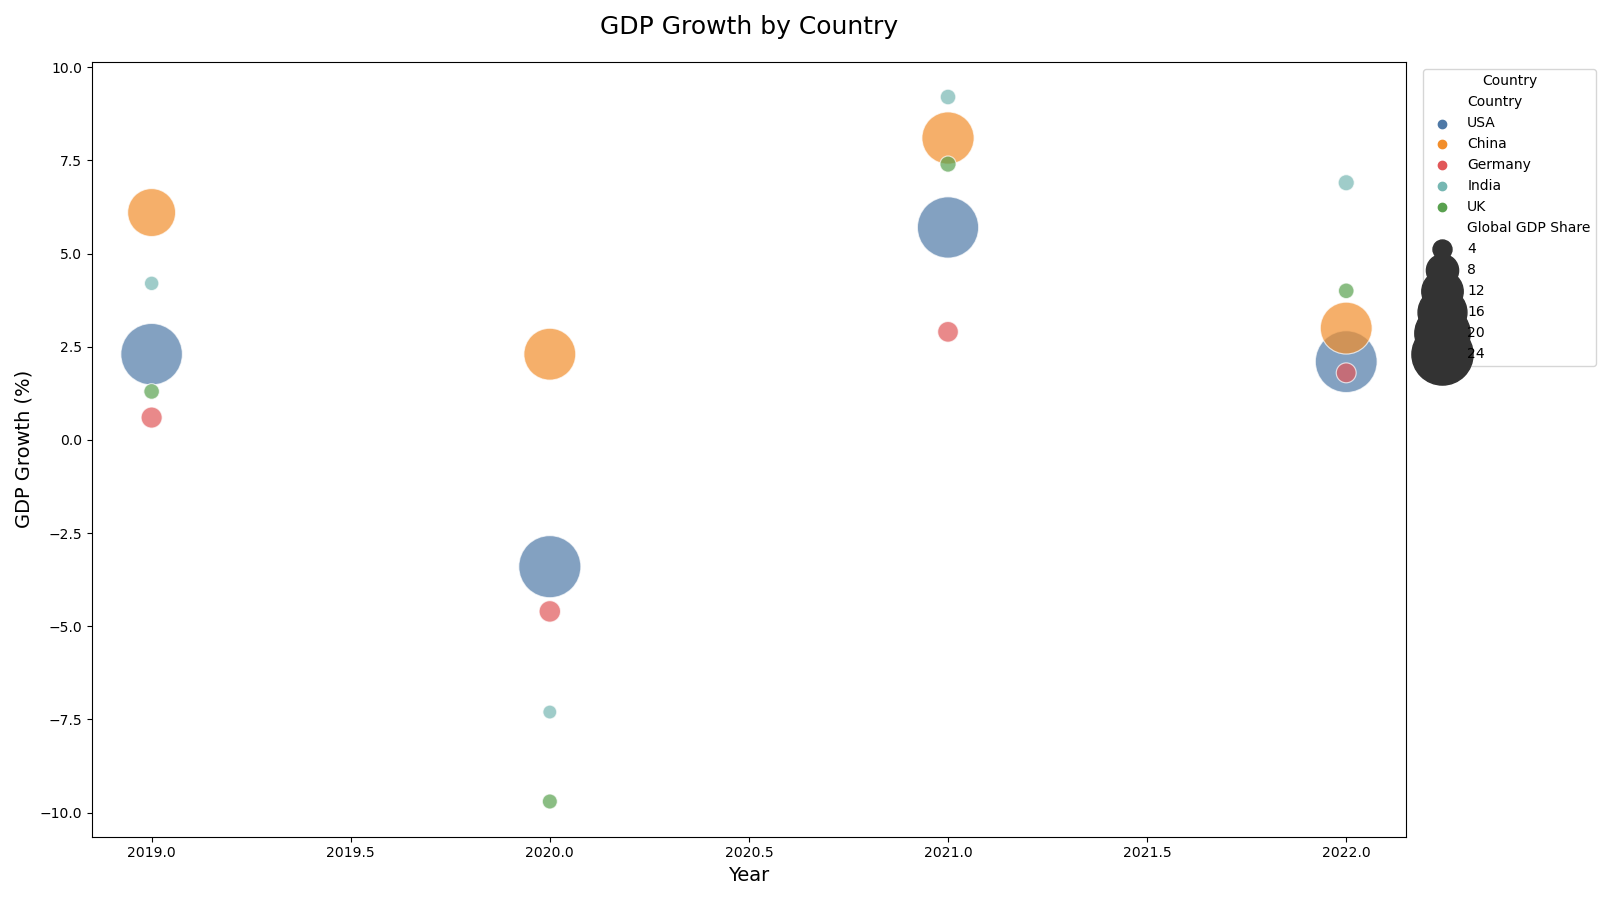

This chart was generated by the following Python code:

import seaborn as sns
import matplotlib.pyplot as plt
import pandas as pd

# Data
data = {
    'Country': ['USA', 'China', 'Germany', 'India', 'UK',
                'USA', 'China', 'Germany', 'India', 'UK',
                'USA', 'China', 'Germany', 'India', 'UK',
                'USA', 'China', 'Germany', 'India', 'UK'],
    'Year': [2019, 2019, 2019, 2019, 2019,
             2020, 2020, 2020, 2020, 2020,
             2021, 2021, 2021, 2021, 2021,
             2022, 2022, 2022, 2022, 2022],
    'GDP Growth': [2.3, 6.1, 0.6, 4.2, 1.3,
                   -3.4, 2.3, -4.6, -7.3, -9.7,
                   5.7, 8.1, 2.9, 9.2, 7.4,
                   2.1, 3.0, 1.8, 6.9, 4.0],
    'Global GDP Share': [24.3, 15.5, 4.5, 3.1, 3.3,
                         24.7, 17.8, 4.6, 3.0, 3.2,
                         24.1, 18.0, 4.4, 3.3, 3.4,
                         24.5, 17.8, 4.2, 3.4, 3.3]
}

# Converting data to DataFrame
df = pd.DataFrame(data)

# Create the bubble chart
plt.figure(figsize=(16, 9))
bubble_chart = sns.scatterplot(data=df, x="Year", y="GDP Growth",
                               hue="Country", size="Global GDP Share",
                               palette=["#4e79a7", "#f28e2b", "#e15759", "#76b7b2", "#59a14f"],
                               sizes=(100, 2000), alpha=0.7)

# Adjust the legend and plot titles
plt.title('GDP Growth by Country', fontsize=18, pad=20)
bubble_chart.legend(loc='upper right', bbox_to_anchor=(1.15, 1), title='Country')
bubble_chart.set_xlabel('Year', fontsize=14)
bubble_chart.set_ylabel('GDP Growth (%)', fontsize=14)

plt.tight_layout()
plt.show()
